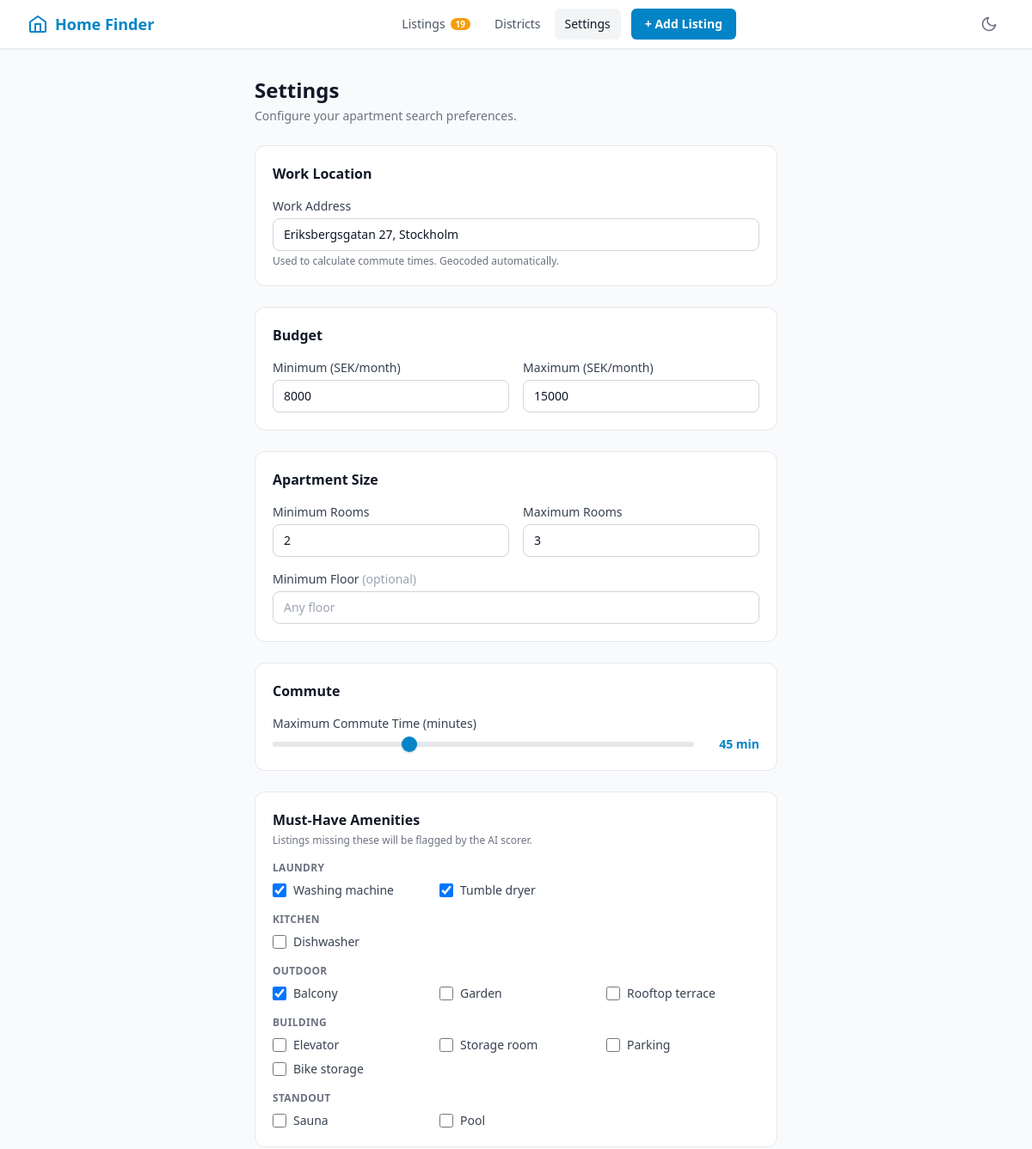
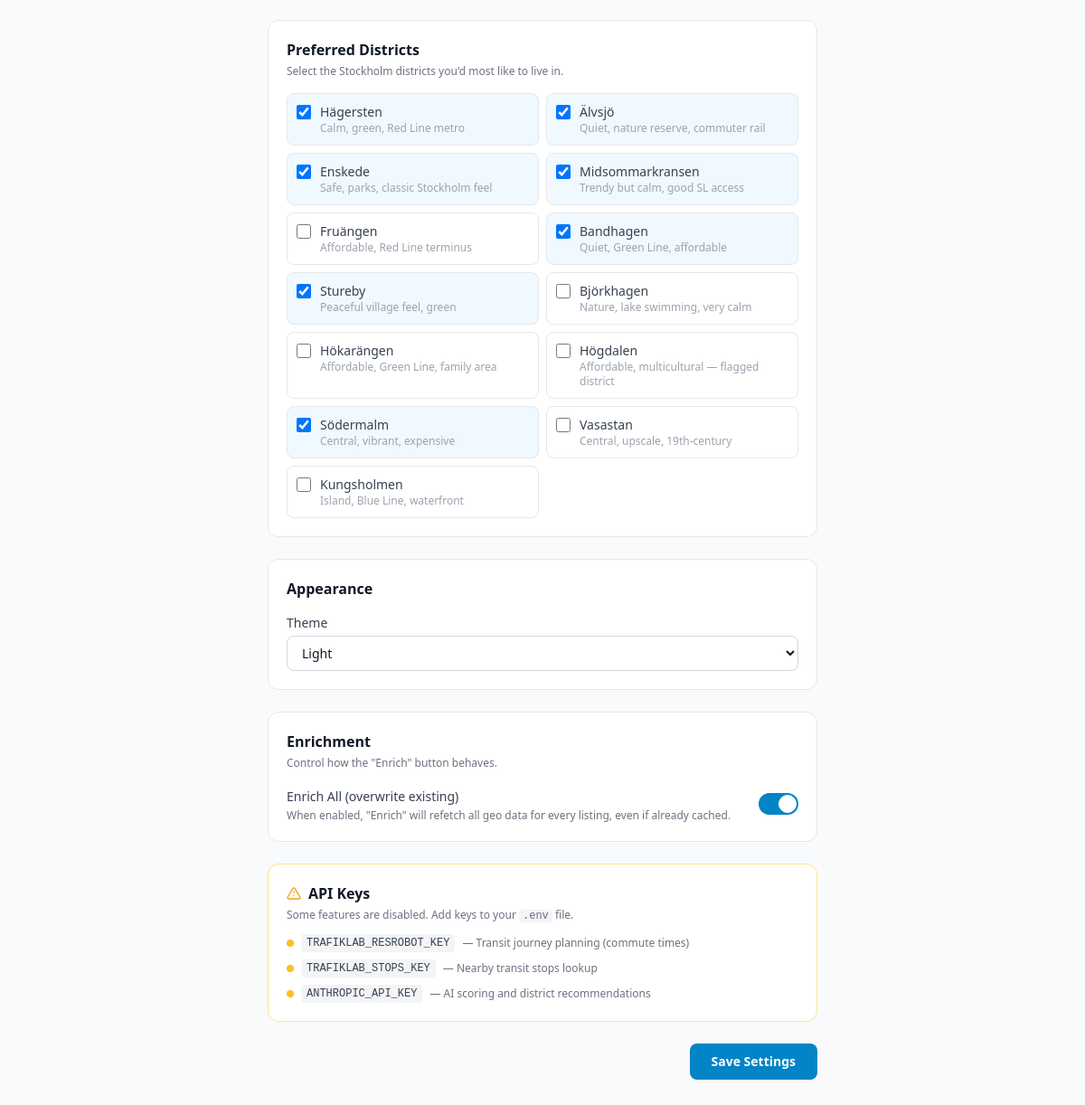
/settings/, run on the app's committed database (2 pictures, top to bottom).
### database/models.py (models this page shows, shortened)
class UserSettings(db.Model):
    __tablename__ = "user_settings"
    id = db.Column(db.Integer, primary_key=True)
    work_address = db.Column(db.String(500), nullable=True)
    work_lat = db.Column(db.Float, nullable=True)
    work_lng = db.Column(db.Float, nullable=True)
    budget_min = db.Column(db.Integer, default=5000)
    budget_max = db.Column(db.Integer, default=25000)
    min_rooms = db.Column(db.Integer, default=1)
    max_rooms = db.Column(db.Integer, default=3)
    floor_min = db.Column(db.Integer, nullable=True)
    must_have_washing_machine = db.Column(db.Boolean, default=False)
    must_have_dryer = db.Column(db.Boolean, default=False)
    must_have_dishwasher = db.Column(db.Boolean, default=False)
    must_have_amenities = db.Column(db.JSON, default=list)
    preferred_districts = db.Column(db.JSON, default=list)
    max_commute_minutes = db.Column(db.Integer, default=45)
    theme = db.Column(db.String(10), default="light")
    enrich_all_even_if_cached = db.Column(db.Boolean, default=False)

### routes/settings.py (the view)
@settings_bp.route("/", methods=["GET"])
def settings_page():
    settings = get_or_create_settings()
    return render_template("settings.html", settings=settings)

### config.py (called while the page is built)
def get_missing_api_keys():
    missing = []
    for entry in _API_KEY_REGISTRY:
        if not entry["value"] and not entry.get("optional"):
            missing.append({"key": entry["key"], "feature": entry["feature"]})
    return missing

### templates/settings.html (shortened to what this page needs)
{% extends "base.html" %}
{% block content %}
<div class="max-w-2xl mx-auto px-4 sm:px-6 lg:px-8 py-8">
  <div class="mb-6">
    <h1 class="text-2xl font-bold text-gray-900 dark:text-white">Settings</h1>
    <p class="mt-1 text-sm text-gray-500 dark:text-gray-400">Configure your apartment search preferences.</p>
  </div>
  <form method="POST" action="{{ url_for('settings.save_settings') }}" class="space-y-6">
    <div class="bg-white dark:bg-gray-800 rounded-xl border border-gray-200 dark:border-gray-700 p-5">
      <h2 class="text-base font-semibold text-gray-900 dark:text-white mb-4">Work Location</h2>
      <div>
        <label for="work_address" class="block text-sm font-medium text-gray-700 dark:text-gray-300 mb-1">
          Work Address
        </label>
        <input type="text" id="work_address" name="work_address" value="{{ settings.work_address or '' }}"
          placeholder="e.g. Drottninggatan 1, Stockholm"
          class="w-full px-3 py-2 rounded-lg border border-gray-300 dark:border-gray-600 bg-white dark:bg-gray-700 text-gray-900 dark:text-white placeholder-gray-400 dark:placeholder-gray-500 focus:outline-none focus:ring-2 focus:ring-brand-500 focus:border-transparent text-sm transition-colors" />
        <p class="mt-1 text-xs text-gray-500 dark:text-gray-400">
          Used to calculate commute times. Geocoded automatically.
        </p>
      </div>
    </div>
    <div class="bg-white dark:bg-gray-800 rounded-xl border border-gray-200 dark:border-gray-700 p-5">
      <h2 class="text-base font-semibold text-gray-900 dark:text-white mb-4">Budget</h2>
      <div class="grid grid-cols-2 gap-4">
        <div>
          <label for="budget_min" class="block text-sm font-medium text-gray-700 dark:text-gray-300 mb-1">
            Minimum (SEK/month)
          </label>
          <input type="number" id="budget_min" name="budget_min" value="{{ settings.budget_min }}" min="0" step="500"
            class="w-full px-3 py-2 rounded-lg border border-gray-300 dark:border-gray-600 bg-white dark:bg-gray-700 text-gray-900 dark:text-white focus:outline-none focus:ring-2 focus:ring-brand-500 focus:border-transparent text-sm transition-colors" />
        </div>
        <div>
          <label for="budget_max" class="block text-sm font-medium text-gray-700 dark:text-gray-300 mb-1">
            Maximum (SEK/month)
          </label>
          <input type="number" id="budget_max" name="budget_max" value="{{ settings.budget_max }}" min="0" step="500"
            class="w-full px-3 py-2 rounded-lg border border-gray-300 dark:border-gray-600 bg-white dark:bg-gray-700 text-gray-900 dark:text-white focus:outline-none focus:ring-2 focus:ring-brand-500 focus:border-transparent text-sm transition-colors" />
        </div>
      </div>
    </div>
    <div class="bg-white dark:bg-gray-800 rounded-xl border border-gray-200 dark:border-gray-700 p-5">
      <h2 class="text-base font-semibold text-gray-900 dark:text-white mb-4">Apartment Size</h2>
      <div class="grid grid-cols-2 gap-4">
        <div>
          <label for="min_rooms" class="block text-sm font-medium text-gray-700 dark:text-gray-300 mb-1">
            Minimum Rooms
          </label>
          <input type="number" id="min_rooms" name="min_rooms" value="{{ settings.min_rooms }}" min="1" max="10"
            class="w-full px-3 py-2 rounded-lg border border-gray-300 dark:border-gray-600 bg-white dark:bg-gray-700 text-gray-900 dark:text-white focus:outline-none focus:ring-2 focus:ring-brand-500 focus:border-transparent text-sm transition-colors" />
        </div>
        <div>
          <label for="max_rooms" class="block text-sm font-medium text-gray-700 dark:text-gray-300 mb-1">
            Maximum Rooms
          </label>
          <input type="number" id="max_rooms" name="max_rooms" value="{{ settings.max_rooms }}" min="1" max="10"
            class="w-full px-3 py-2 rounded-lg border border-gray-300 dark:border-gray-600 bg-white dark:bg-gray-700 text-gray-900 dark:text-white focus:outline-none focus:ring-2 focus:ring-brand-500 focus:border-transparent text-sm transition-colors" />
        </div>
      </div>
      <div class="mt-4">
        <label for="floor_min" class="block text-sm font-medium text-gray-700 dark:text-gray-300 mb-1">
          Minimum Floor <span class="text-gray-400 dark:text-gray-500 font-normal">(optional)</span>
        </label>
        <input type="number" id="floor_min" name="floor_min" value="{{ settings.floor_min or '' }}" min="0"
          placeholder="Any floor"
          class="w-full px-3 py-2 rounded-lg border border-gray-300 dark:border-gray-600 bg-white dark:bg-gray-700 text-gray-900 dark:text-white placeholder-gray-400 dark:placeholder-gray-500 focus:outline-none focus:ring-2 focus:ring-brand-500 focus:border-transparent text-sm transition-colors" />
      </div>
    </div>
    <div class="bg-white dark:bg-gray-800 rounded-xl border border-gray-200 dark:border-gray-700 p-5">
      <h2 class="text-base font-semibold text-gray-900 dark:text-white mb-4">Commute</h2>
      <div>
        <label for="max_commute_minutes" class="block text-sm font-medium text-gray-700 dark:text-gray-300 mb-1">
          Maximum Commute Time (minutes)
        </label>
        <div class="flex items-center gap-3">
          <input type="range" id="max_commute_range" min="10" max="120" step="5"
            value="{{ settings.max_commute_minutes }}"
            oninput="document.getElementById('max_commute_minutes').value = this.value; document.getElementById('commute-display').textContent = this.value + ' min'"
            class="flex-1 h-2 appearance-none bg-gray-200 dark:bg-gray-600 rounded-full cursor-pointer accent-brand-600" />
          <span id="commute-display" class="text-sm font-semibold text-brand-600 dark:text-brand-400 w-16 text-right">
            {{ settings.max_commute_minutes }} min
          </span>
        </div>
      </div>
    </div>
    <div class="bg-white dark:bg-gray-800 rounded-xl border border-gray-200 dark:border-gray-700 p-5">
      <h2 class="text-base font-semibold text-gray-900 dark:text-white mb-1">Must-Have Amenities</h2>
      <p class="text-xs text-gray-500 dark:text-gray-400 mb-4">Listings missing these will be flagged by the AI scorer.
      </p>
      {% set amenity_groups = [
      ("Laundry", [
      ("washing_machine", "Washing machine"),
      ("tumble_dryer", "Tumble dryer"),
      ]),
      ("Kitchen", [
      ("dishwasher", "Dishwasher"),
      ]),
      ("Outdoor", [
      ("balcony", "Balcony"),
      ("garden", "Garden"),
      ("rooftop_terrace", "Rooftop terrace"),
      ]),
      ("Building", [
      ("elevator", "Elevator"),
      ("storage_room", "Storage room"),
      ("parking", "Parking"),
      ("bike_storage", "Bike storage"),
      ]),
      ("Standout", [
      ("sauna", "Sauna"),
      ("pool", "Pool"),
      ]),
      ] %}
      <div class="space-y-4">
        {% for group_name, items in amenity_groups %}
        <div>
          <p class="text-xs font-semibold text-gray-500 dark:text-gray-400 uppercase tracking-wide mb-2">{{ group_name
            }}</p>
          <div class="grid grid-cols-2 sm:grid-cols-3 gap-y-2 gap-x-4">
            {% for key, label in items %}
            <label class="flex items-center gap-2 cursor-pointer">
              <input type="checkbox" name="must_have_amenities" value="{{ key }}" {% if key in
                (settings.must_have_amenities or []) %}checked{% endif %}
                class="w-4 h-4 text-brand-600 border-gray-300 dark:border-gray-600 rounded focus:ring-brand-500 bg-white dark:bg-gray-700" />
              <span class="text-sm text-gray-700 dark:text-gray-300">{{ label }}</span>
            </label>
            {% endfor %}
          </div>
        </div>
        {% endfor %}
      </div>
    </div>
    <div class="bg-white dark:bg-gray-800 rounded-xl border border-gray-200 dark:border-gray-700 p-5">
      <h2 class="text-base font-semibold text-gray-900 dark:text-white mb-1">Preferred Districts</h2>
      <p class="text-xs text-gray-500 dark:text-gray-400 mb-4">Select the Stockholm districts you'd most like to live
        in.</p>
      <div class="grid grid-cols-2 gap-2">
        {% for district, description in recommended_districts %}
        <label
          class="flex items-start gap-2.5 p-2.5 rounded-lg border border-gray-200 dark:border-gray-600 hover:bg-gray-50 dark:hover:bg-gray-700/50 cursor-pointer transition-colors
          {% if district in (settings.preferred_districts or []) %}bg-brand-50 dark:bg-brand-900/20 border-brand-300 dark:border-brand-600{% endif %}">
          <input type="checkbox" name="preferred_districts" value="{{ district }}" {% if district in
            (settings.preferred_districts or []) %}checked{% endif %}
            class="w-4 h-4 mt-0.5 text-brand-600 border-gray-300 dark:border-gray-600 rounded focus:ring-brand-500 bg-white dark:bg-gray-700 flex-shrink-0" />
          <div>
            <div class="text-sm font-medium text-gray-700 dark:text-gray-300">{{ district }}</div>
            <div class="text-xs text-gray-400 dark:text-gray-500">{{ description }}</div>
          </div>
        </label>
        {% endfor %}
      </div>
    </div>
    <div class="bg-white dark:bg-gray-800 rounded-xl border border-gray-200 dark:border-gray-700 p-5">
      <h2 class="text-base font-semibold text-gray-900 dark:text-white mb-4">Appearance</h2>
      <div>
        <label for="theme" class="block text-sm font-medium text-gray-700 dark:text-gray-300 mb-1">Theme</label>
        <select id="theme" name="theme" onchange="applyTheme(this.value)"
          class="w-full px-3 py-2 rounded-lg border border-gray-300 dark:border-gray-600 bg-white dark:bg-gray-700 text-gray-900 dark:text-white focus:outline-none focus:ring-2 focus:ring-brand-500 focus:border-transparent text-sm transition-colors">
          <option value="light" {% if settings.theme=='light' %}selected{% endif %}>Light</option>
        </select>
      </div>
    </div>
    <div class="bg-white dark:bg-gray-800 rounded-xl border border-gray-200 dark:border-gray-700 p-5">
      <h2 class="text-base font-semibold text-gray-900 dark:text-white mb-1">Enrichment</h2>
      <p class="text-xs text-gray-500 dark:text-gray-400 mb-4">Control how the "Enrich" button behaves.</p>
      <div class="flex items-center justify-between">
        <div>
          <label for="enrich_all_even_if_cached" class="text-sm font-medium text-gray-700 dark:text-gray-300">Enrich All
            (overwrite existing)</label>
          <p class="text-xs text-gray-500 dark:text-gray-400 mt-0.5">When enabled, "Enrich" will refetch all geo data
            for every listing, even if already cached.</p>
        </div>
        <label class="relative inline-flex items-center cursor-pointer">
          <div
            class="w-11 h-6 bg-gray-200 peer-focus:outline-none peer-focus:ring-4 peer-focus:ring-brand-300 dark:peer-focus:ring-brand-800 rounded-full peer dark:bg-gray-700 peer-checked:after:translate-x-full peer-checked:after:border-white after:content-[''] after:absolute after:top-[2px] after:left-[2px] after:bg-white after:border-gray-300 after:border after:rounded-full after:h-5 after:w-5 after:transition-all dark:border-gray-600 peer-checked:bg-brand-600">
          </div>
        </label>
      </div>
    </div>
    {% if missing_keys %}
    <div class="bg-white dark:bg-gray-800 rounded-xl border border-amber-200 dark:border-amber-700/50 p-5">
      <h2 class="text-base font-semibold text-gray-900 dark:text-white mb-1 flex items-center gap-2">
        <svg class="w-4 h-4 text-amber-500" fill="none" stroke="currentColor" viewBox="0 0 24 24">
          <path stroke-linecap="round" stroke-linejoin="round" stroke-width="2"
            d="M12 9v2m0 4h.01M10.29 3.86L1.82 18a2 2 0 001.71 3h16.94a2 2 0 001.71-3L13.71 3.86a2 2 0 00-3.42 0z" />
        </svg>
        API Keys
      </h2>
      <p class="text-xs text-gray-500 dark:text-gray-400 mb-3">Some features are disabled. Add keys to your <code
          class="bg-gray-100 dark:bg-gray-700 px-1 rounded">.env</code> file.</p>
      <div class="space-y-2">
        {% for key in missing_keys %}
        <div class="flex items-center gap-2 text-sm">
          <span class="w-2 h-2 rounded-full bg-amber-400 flex-shrink-0"></span>
          <code
            class="text-xs bg-gray-100 dark:bg-gray-700 px-1.5 py-0.5 rounded text-gray-700 dark:text-gray-300">{{ key.key }}</code>
          <span class="text-xs text-gray-500 dark:text-gray-400">— {{ key.feature }}</span>
        </div>
        {% endfor %}
      </div>
    </div>
    {% endif %}
    <div class="flex justify-end">
      <button type="submit"
        class="px-6 py-2.5 rounded-lg bg-brand-600 hover:bg-brand-700 text-white font-semibold text-sm transition-colors focus:outline-none focus:ring-2 focus:ring-brand-500 focus:ring-offset-2">
        Save Settings
      </button>
    </div>
  </form>
</div>
{% endblock %}

### static/css/style.css (style rules this page uses)
:root { --color-bg: #f9fafb; --color-bg-card: #ffffff; --color-bg-muted: #f3f4f6; --color-border: #e5e7eb; --color-text: #111827; --color-text-muted: #6b7280; --color-brand: #0284c7; --color-brand-light: #e0f2fe; --color-score-good: #16a34a; --color-score-warn: #ca8a04; --color-score-bad: #dc2626; --leaflet-tile-filter: none; }
input[type="range"] { -webkit-appearance: none; appearance: none; height: 6px; border-radius: 3px; outline: none; cursor: pointer; background: #e5e7eb; }

### data on the page
UserSettings: work_address "Eriksbergsgatan 27, Stockholm", budget_min "8000", budget_max "15000", min_rooms "2", max_rooms "3", max_commute_minutes "45", must_have_amenities "☑" "☑" "☑", preferred_districts "☑" "☑" "☑" "☑" "☑" "☑" "☑", theme "Light"

### other printed values
{{ unscored_count }} "19"
{{ group_name }} "LAUNDRY" "KITCHEN" "OUTDOOR" "BUILDING" "STANDOUT"
{{ label }} "Washing machine" "Tumble dryer" "Dishwasher" "Balcony" "Garden" "Rooftop terrace" "Elevator" "Storage room" "Parking" "Bike storage" "Sauna" "Pool"
{{ district }} "Hägersten" "Älvsjö" "Enskede" "Midsommarkransen" "Fruängen" "Bandhagen" "Stureby" "Björkhagen" "Hökarängen" "Högdalen" "Södermalm" "Vasastan" "Kungsholmen"
{{ description }} "Calm, green, Red Line metro" "Quiet, nature reserve, commuter rail" "Safe, parks, classic Stockholm feel" "Trendy but calm, good SL access" "Affordable, Red Line terminus" "Quiet, Green Line, affordable" "Peaceful village feel, green" "Nature, lake swimming, very calm" "Affordable, Green Line, family area" "Affordable, multicultural — flagged district" "Central, vibrant, expensive" "Central, upscale, 19th-century" "Island, Blue Line, waterfront"
{{ key.key }} "TRAFIKLAB_RESROBOT_KEY" "TRAFIKLAB_STOPS_KEY" "ANTHROPIC_API_KEY"
{{ key.feature }} "Transit journey planning (commute times)" "Nearby transit stops lookup" "AI scoring and district recommendations"
